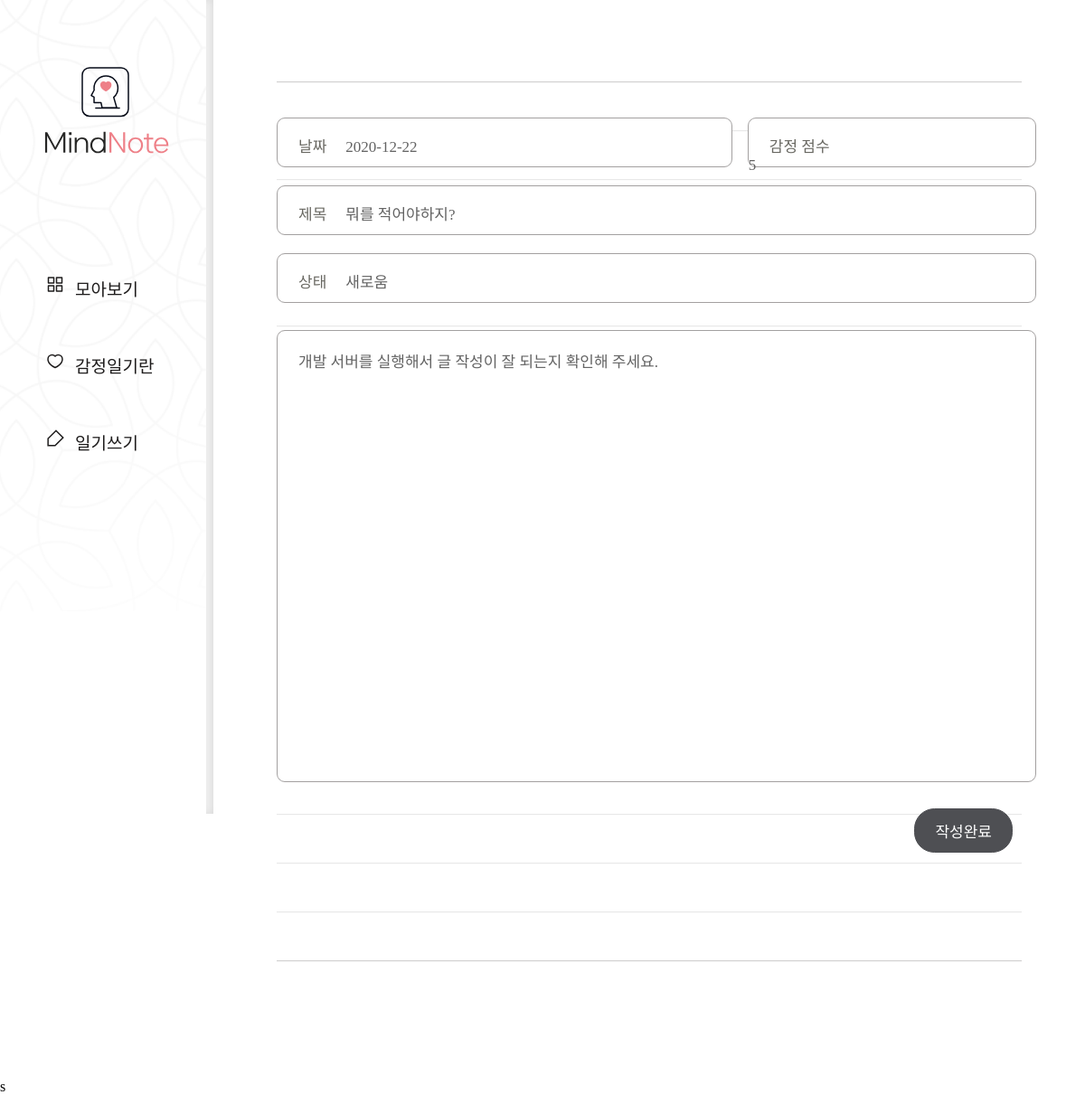
/diary/diary/page/73/edit/, run on the app's committed database.
### diary/models.py (models this page shows, shortened)
class Page(models.Model):
    title = models.CharField(max_length=100, validators=[validate_no_hash])
    content = models.TextField(validators=[validate_no_hash])
    feeling = models.CharField(max_length=80, validators=[validate_no_number])
    score = models.IntegerField(validators=[validate_no_above10])
    dt_created = models.DateField()

### diary/views.py (the view, shortened to what this page needs)
# urls.py: path('diary/page/<int:page_id>/edit/', views.PageUpdateView.as_view(), name='page-update'),
class PageUpdateView(UpdateView):
    model = Page
    form_class = PageForm
    template_name = 'diary/page_form.html'
    pk_url_kwarg = 'page_id'

### diary/form.py
class PageForm(forms.ModelForm):
    class Meta():
        model = Page
        fields = '__all__'

### diary/templates/diary/page_form.html (shortened to what this page needs)
{% extends './base.html' %}
{% block content %}
        <div class="wrap-post">
            <form method="post">{% csrf_token %}
                <div class="editor">
                    <div class="input input-date">
                        <p>날짜</p>
                        {{form.dt_created}}
                    </div>
                    <div class="input input-score">
                        <p>감정 점수</p>
                        {{form.score}}
                    </div>
                    <div class="input input-title">
                        <p>제목</p>
                        {{form.title}}
                    </div>
                    <div class="input input-state">
                        <p>상태</p>
                        {{form.feeling}}
                    </div>
                        {{form.content}}
                </div>
                <div class="post-btn">
                    <input type="submit" value="작성완료">
                </div>
            </form>
        </div>
{% endblock content %}

### diary/static/diary/css/styles.css (style rules this page uses)
h1,h2,h3,p,a,ul,li { margin: 0; padding: 0; font-family: 'NanumSquare'; list-style: none; text-decoration: none; outline: none; }
html { position: relative; min-height: 100%; margin: 0; }
body { margin: 0; padding: 0; -webkit-font-smoothing: antialiased; -moz-osx-font-smoothing: auto; }
.wrap-post { padding-left: 236px; padding-top: 10px; padding-bottom: 50px; }
form { margin: 0 70px; padding-top: 120px; padding-bottom: 200px; background: url(../image/note-bg.svg) repeat-x center/1535px 974px; }
.editor { overflow: hidden; width: 840px; margin: 0 auto; }
.input { position: relative; height: 55px; margin-bottom: 20px; border: solid 1px #a3a0a0; border-radius: 9px; background: #fff; box-sizing: border-box; }
.input-date { float: left; width: 60%; }
.input-score { float: right; width: 38%; }
.input-title { float: left; width: 100%; }
.input-state { float: left; width: 100%; margin-bottom: 30px; }
.input p { display: inline-block; padding-top: 17px; padding-left: 23px; padding-right: 17px; font-family: 'NanumSquare'; color: #696862; font-size: 17px; }
.input-title input { width: 750px; }
.input-state input { width: 750px; }
input { padding: 0; font-family: 'NanumBarunpen'; color: #636363; font-size: 17px; background-color: transparent; border: none; box-sizing: border-box; }
textarea { width: 100%; height: 500px; padding: 20px 23px 30px 23px; font-family: 'NanumBarunpen'; color: #636363; font-size: 17px; border: solid 1px #a3a0a0; border-radius: 9px; box-sizing: border-box; resize: none; }
input::placeholder,textarea::placeholder { color: #bcbbb6; }
.post-btn { overflow: hidden; margin-top: 25px; }
input[type="submit"] { float: right; padding: 11px 22px; margin-right: 10px; font-family: 'NanumSquare'; color: #fff; font-size: 17px; background-color: #4e4f53; border: solid 1px #4e4f53; border-radius: 22.5px; cursor: pointer; }

### data on the page
Page: dt_created "2020-12-22", score "5", title "뭐를 적어야하지?", feeling "새로움", content "개발 서버를 실행해서 글 작성이 잘 되는지 확인해 주세요."
